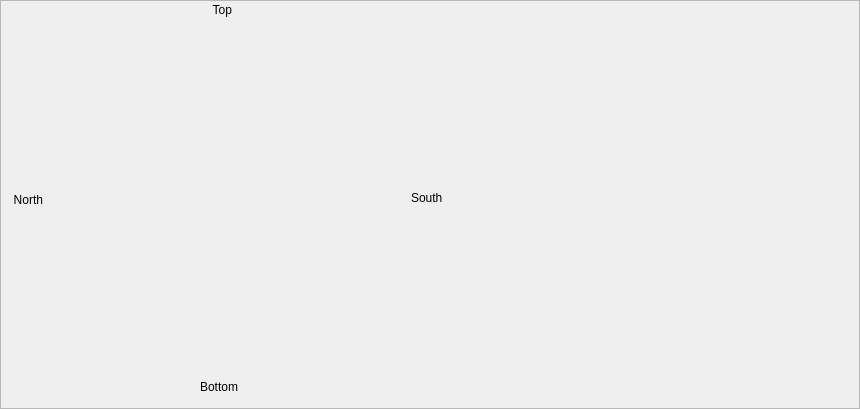
    <widget class="QFrame" name="frame">
     <property name="minimumSize">
      <size>
       <width>860</width>
       <height>405</height>
      </size>
     </property>
     <property name="maximumSize">
      <size>
       <width>860</width>
       <height>16777215</height>
      </size>
     </property>
     <property name="frameShape">
      <enum>QFrame::StyledPanel</enum>
     </property>
     <property name="frameShadow">
      <enum>QFrame::Raised</enum>
     </property>
     <widget class="ClippedScale" name="top_blade">
      <property name="geometry">
       <rect>
        <x>190</x>
        <y>20</y>
        <width>71</width>
        <height>144</height>
       </rect>
      </property>
      <property name="sizePolicy">
       <sizepolicy hsizetype="Fixed" vsizetype="Fixed">
        <horstretch>0</horstretch>
        <verstretch>0</verstretch>
       </sizepolicy>
      </property>
      <property name="baseSize">
       <size>
        <width>0</width>
        <height>0</height>
       </size>
      </property>
      <property name="toolTip">
       <string/>
      </property>
      <property name="precision" stdset="0">
       <number>3</number>
      </property>
      <property name="showUnits" stdset="0">
       <bool>false</bool>
      </property>
      <property name="precisionFromPV" stdset="0">
       <bool>false</bool>
      </property>
      <property name="alarmSensitiveContent" stdset="0">
       <bool>false</bool>
      </property>
      <property name="alarmSensitiveBorder" stdset="0">
       <bool>true</bool>
      </property>
      <property name="PyDMToolTip" stdset="0">
       <string/>
      </property>
      <property name="channel" stdset="0">
       <string>ca://${prefix}:MMT:Y1.RBV</string>
      </property>
      <property name="showValue" stdset="0">
       <bool>false</bool>
      </property>
      <property name="showLimits" stdset="0">
       <bool>false</bool>
      </property>
      <property name="showTicks" stdset="0">
       <bool>false</bool>
      </property>
      <property name="orientation" stdset="0">
       <enum>Qt::Vertical</enum>
      </property>
      <property name="flipScale" stdset="0">
       <bool>false</bool>
      </property>
      <property name="invertedAppearance" stdset="0">
       <bool>false</bool>
      </property>
      <property name="barIndicator" stdset="0">
       <bool>true</bool>
      </property>
      <property name="backgroundColor" stdset="0">
       <color>
        <red>255</red>
        <green>170</green>
        <blue>0</blue>
       </color>
      </property>
      <property name="indicatorColor" stdset="0">
       <color>
        <red>0</red>
        <green>0</green>
        <blue>0</blue>
       </color>
      </property>
      <property name="numDivisions" stdset="0">
       <number>10</number>
      </property>
      <property name="scaleHeight" stdset="0">
       <number>80</number>
      </property>
      <property name="valuePosition" stdset="0">
       <enum>Qt::TopEdge</enum>
      </property>
      <property name="originAtZero" stdset="0">
       <bool>true</bool>
      </property>
      <property name="limitsFromChannel" stdset="0">
       <bool>true</bool>
      </property>
      <property name="userLowerLimit" stdset="0">
       <double>0.000000000000000</double>
      </property>
      <property name="userUpperLimit" stdset="0">
       <double>0.000000000000000</double>
      </property>
     </widget>
     <widget class="PyDMDrawingRectangle" name="PyDMDrawingRectangle">
      <property name="geometry">
       <rect>
        <x>191</x>
        <y>170</y>
        <width>71</width>
        <height>61</height>
       </rect>
      </property>
      <property name="toolTip">
       <string/>
      </property>
      <property name="brush" stdset="0">
       <brush brushstyle="CrossPattern">
        <color alpha="255">
         <red>255</red>
         <green>255</green>
         <blue>255</blue>
        </color>
       </brush>
      </property>
      <property name="penStyle" stdset="0">
       <enum>Qt::SolidLine</enum>
      </property>
      <property name="penColor" stdset="0">
       <color>
        <red>255</red>
        <green>255</green>
        <blue>255</blue>
       </color>
      </property>
     </widget>
     <widget class="QLabel" name="top_lbl">
      <property name="geometry">
       <rect>
        <x>211</x>
        <y>0</y>
        <width>21</width>
        <height>20</height>
       </rect>
      </property>
      <property name="text">
       <string>Top</string>
      </property>
      <property name="alignment">
       <set>Qt::AlignRight|Qt::AlignTrailing|Qt::AlignVCenter</set>
      </property>
     </widget>
     <widget class="QLabel" name="bottom_label">
      <property name="geometry">
       <rect>
        <x>200</x>
        <y>380</y>
        <width>47</width>
        <height>14</height>
       </rect>
      </property>
      <property name="text">
       <string>Bottom</string>
      </property>
     </widget>
     <widget class="ClippedScale" name="north_blade">
      <property name="enabled">
       <bool>false</bool>
      </property>
      <property name="geometry">
       <rect>
        <x>51</x>
        <y>160</y>
        <width>141</width>
        <height>71</height>
       </rect>
      </property>
      <property name="sizePolicy">
       <sizepolicy hsizetype="Expanding" vsizetype="Expanding">
        <horstretch>0</horstretch>
        <verstretch>0</verstretch>
       </sizepolicy>
      </property>
      <property name="toolTip">
       <string/>
      </property>
      <property name="lineWidth">
       <number>1</number>
      </property>
      <property name="midLineWidth">
       <number>0</number>
      </property>
      <property name="precision" stdset="0">
       <number>3</number>
      </property>
      <property name="showUnits" stdset="0">
       <bool>false</bool>
      </property>
      <property name="precisionFromPV" stdset="0">
       <bool>false</bool>
      </property>
      <property name="alarmSensitiveContent" stdset="0">
       <bool>false</bool>
      </property>
      <property name="alarmSensitiveBorder" stdset="0">
       <bool>true</bool>
      </property>
      <property name="PyDMToolTip" stdset="0">
       <string/>
      </property>
      <property name="channel" stdset="0">
       <string>ca://${prefix}:MMT:X1.RBV</string>
      </property>
      <property name="showValue" stdset="0">
       <bool>false</bool>
      </property>
      <property name="showLimits" stdset="0">
       <bool>false</bool>
      </property>
      <property name="showTicks" stdset="0">
       <bool>true</bool>
      </property>
      <property name="orientation" stdset="0">
       <enum>Qt::Horizontal</enum>
      </property>
      <property name="flipScale" stdset="0">
       <bool>false</bool>
      </property>
      <property name="invertedAppearance" stdset="0">
       <bool>true</bool>
      </property>
      <property name="barIndicator" stdset="0">
       <bool>true</bool>
      </property>
      <property name="backgroundColor" stdset="0">
       <color>
        <red>255</red>
        <green>170</green>
        <blue>0</blue>
       </color>
      </property>
      <property name="indicatorColor" stdset="0">
       <color>
        <red>0</red>
        <green>0</green>
        <blue>0</blue>
       </color>
      </property>
      <property name="numDivisions" stdset="0">
       <number>10</number>
      </property>
      <property name="scaleHeight" stdset="0">
       <number>80</number>
      </property>
      <property name="originAtZero" stdset="0">
       <bool>true</bool>
      </property>
      <property name="limitsFromChannel" stdset="0">
       <bool>true</bool>
      </property>
      <property name="userLowerLimit" stdset="0">
       <double>0.000000000000000</double>
      </property>
      <property name="userUpperLimit" stdset="0">
       <double>0.000000000000000</double>
      </property>
     </widget>
     <widget class="QLabel" name="south_label">
      <property name="geometry">
       <rect>
        <x>411</x>
        <y>190</y>
        <width>41</width>
        <height>16</height>
       </rect>
      </property>
      <property name="text">
       <string>South</string>
      </property>
     </widget>
     <widget class="ClippedScale" name="south_blade">
      <property name="enabled">
       <bool>false</bool>
      </property>
      <property name="geometry">
       <rect>
        <x>261</x>
        <y>160</y>
        <width>141</width>
        <height>71</height>
       </rect>
      </property>
      <property name="toolTip">
       <string/>
      </property>
      <property name="precision" stdset="0">
       <number>3</number>
      </property>
      <property name="showUnits" stdset="0">
       <bool>false</bool>
      </property>
      <property name="precisionFromPV" stdset="0">
       <bool>false</bool>
      </property>
      <property name="alarmSensitiveContent" stdset="0">
       <bool>false</bool>
      </property>
      <property name="alarmSensitiveBorder" stdset="0">
       <bool>false</bool>
      </property>
      <property name="PyDMToolTip" stdset="0">
       <string/>
      </property>
      <property name="channel" stdset="0">
       <string>ca://${prefix}:MMT:X2.RBV</string>
      </property>
      <property name="showValue" stdset="0">
       <bool>false</bool>
      </property>
      <property name="showLimits" stdset="0">
       <bool>false</bool>
      </property>
      <property name="showTicks" stdset="0">
       <bool>false</bool>
      </property>
      <property name="orientation" stdset="0">
       <enum>Qt::Horizontal</enum>
      </property>
      <property name="flipScale" stdset="0">
       <bool>false</bool>
      </property>
      <property name="invertedAppearance" stdset="0">
       <bool>true</bool>
      </property>
      <property name="barIndicator" stdset="0">
       <bool>true</bool>
      </property>
      <property name="backgroundColor" stdset="0">
       <color>
        <red>0</red>
        <green>0</green>
        <blue>0</blue>
       </color>
      </property>
      <property name="indicatorColor" stdset="0">
       <color>
        <red>255</red>
        <green>170</green>
        <blue>0</blue>
       </color>
      </property>
      <property name="numDivisions" stdset="0">
       <number>10</number>
      </property>
      <property name="scaleHeight" stdset="0">
       <number>80</number>
      </property>
      <property name="valuePosition" stdset="0">
       <enum>Qt::TopEdge</enum>
      </property>
      <property name="originAtZero" stdset="0">
       <bool>false</bool>
      </property>
      <property name="limitsFromChannel" stdset="0">
       <bool>true</bool>
      </property>
      <property name="userLowerLimit" stdset="0">
       <double>0.000000000000000</double>
      </property>
      <property name="userUpperLimit" stdset="0">
       <double>0.000000000000000</double>
      </property>
     </widget>
     <widget class="ClippedScale" name="bottom_blade">
      <property name="geometry">
       <rect>
        <x>190</x>
        <y>230</y>
        <width>71</width>
        <height>144</height>
       </rect>
      </property>
      <property name="sizePolicy">
       <sizepolicy hsizetype="Expanding" vsizetype="Expanding">
        <horstretch>0</horstretch>
        <verstretch>0</verstretch>
       </sizepolicy>
      </property>
      <property name="toolTip">
       <string/>
      </property>
      <property name="precision" stdset="0">
       <number>3</number>
      </property>
      <property name="showUnits" stdset="0">
       <bool>false</bool>
      </property>
      <property name="precisionFromPV" stdset="0">
       <bool>false</bool>
      </property>
      <property name="alarmSensitiveContent" stdset="0">
       <bool>false</bool>
      </property>
      <property name="alarmSensitiveBorder" stdset="0">
       <bool>true</bool>
      </property>
      <property name="PyDMToolTip" stdset="0">
       <string/>
      </property>
      <property name="channel" stdset="0">
       <string>ca://${prefix}:MMT:Y2.RBV</string>
      </property>
      <property name="showValue" stdset="0">
       <bool>false</bool>
      </property>
      <property name="showLimits" stdset="0">
       <bool>false</bool>
      </property>
      <property name="showTicks" stdset="0">
       <bool>true</bool>
      </property>
      <property name="orientation" stdset="0">
       <enum>Qt::Vertical</enum>
      </property>
      <property name="flipScale" stdset="0">
       <bool>false</bool>
      </property>
      <property name="invertedAppearance" stdset="0">
       <bool>false</bool>
      </property>
      <property name="barIndicator" stdset="0">
       <bool>true</bool>
      </property>
      <property name="backgroundColor" stdset="0">
       <color>
        <red>0</red>
        <green>0</green>
        <blue>0</blue>
       </color>
      </property>
      <property name="indicatorColor" stdset="0">
       <color>
        <red>255</red>
        <green>170</green>
        <blue>0</blue>
       </color>
      </property>
      <property name="numDivisions" stdset="0">
       <number>10</number>
      </property>
      <property name="scaleHeight" stdset="0">
       <number>80</number>
      </property>
      <property name="valuePosition" stdset="0">
       <enum>Qt::TopEdge</enum>
      </property>
      <property name="originAtZero" stdset="0">
       <bool>false</bool>
      </property>
      <property name="limitsFromChannel" stdset="0">
       <bool>true</bool>
      </property>
      <property name="userLowerLimit" stdset="0">
       <double>0.000000000000000</double>
      </property>
      <property name="userUpperLimit" stdset="0">
       <double>0.000000000000000</double>
      </property>
     </widget>
     <widget class="QLabel" name="north_label">
      <property name="geometry">
       <rect>
        <x>2</x>
        <y>190</y>
        <width>41</width>
        <height>20</height>
       </rect>
      </property>
      <property name="text">
       <string>North</string>
      </property>
      <property name="alignment">
       <set>Qt::AlignRight|Qt::AlignTrailing|Qt::AlignVCenter</set>
      </property>
     </widget>
     <widget class="PyDMImageView" name="PyDMImageView">
      <property name="geometry">
       <rect>
        <x>451</x>
        <y>0</y>
        <width>400</width>
        <height>400</height>
       </rect>
      </property>
      <property name="toolTip">
       <string/>
      </property>
      <property name="alarmSensitiveBorder" stdset="0">
       <bool>false</bool>
      </property>
      <property name="colorMap" stdset="0">
       <enum>PyDMImageView::Jet</enum>
      </property>
      <property name="dimensionOrder" stdset="0">
       <enum>PyDMImageView::WidthFirst</enum>
      </property>
      <property name="imageChannel" stdset="0">
       <string>pva://${cam}:${data_source}:Pva:Image</string>
      </property>
     </widget>
    </widget>
